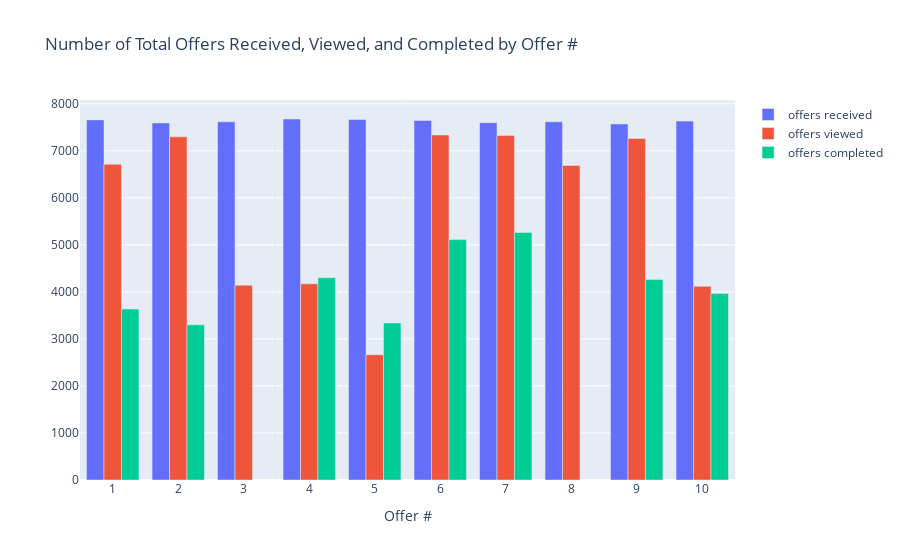

The cell this chart's notebook holds for it:
### Markdown cell above
#### How offer events are distributed
* Offers 6 and 7 saw the most completions
* There were more users that completed offers 4 and 5 than users that viewed them

### Code cell
received_count = pd.DataFrame(transcript_df[transcript_df['event']=='offer_received'].groupby('offer_id')['event'].count())
received_count = received_count.rename(columns={'event':'count'})
received_count = received_count.merge(portfolio[['id', 'offer_num']], how='left', left_on='offer_id', right_on='id')

viewed_count = pd.DataFrame(transcript_df[transcript_df['event']=='offer_viewed'].groupby('offer_id')['event'].count())
viewed_count = viewed_count.rename(columns={'event':'count'})
viewed_count = viewed_count.merge(portfolio[['id', 'offer_num']], how='left', left_on='offer_id', right_on='id')

completed_count = pd.DataFrame(transcript_df[transcript_df['event']=='offer_completed'].groupby('offer_id')['event'].count())
completed_count = completed_count.rename(columns={'event':'count'})
completed_count = completed_count.merge(portfolio[['id', 'offer_num']], how='left', left_on='offer_id', right_on='id')


data =  [
    go.Bar(x=received_count['offer_num'], y=received_count['count'], name='offers received'),
    go.Bar(x=viewed_count['offer_num'], y=viewed_count['count'], name='offers viewed'),
    go.Bar(x=completed_count['offer_num'], y=completed_count['count'], name='offers completed'),
]
layout = dict(
    title='Number of Total Offers Received, Viewed, and Completed by Offer #',
    xaxis=dict(
        title='Offer #',
        tickmode='linear')    
)
    
fig = go.Figure(data, layout)
fig.show()

### Figure 1 — Plotly figure (JSON) as saved in the notebook; plotly's stock layout.template omitted (floating-point values rounded to 4 significant figures)
{"data": [{"name": "offers received", "type": "bar", "x": [5, 6, 10, 3, 2, 8, 4, 1, 9, 7], "y": [7668, 7646, 7632, 7617, 7593, 7618, 7677, 7658, 7571, 7597]}, {"name": "offers viewed", "type": "bar", "x": [5, 6, 10, 3, 2, 8, 4, 1, 9, 7], "y": [2663, 7337, 4118, 4144, 7298, 6687, 4171, 6716, 7264, 7327]}, {"name": "offers completed", "type": "bar", "x": [5, 6, 10, 2, 4, 1, 9, 7], "y": [3340, 5112, 3964, 3301, 4303, 3635, 4262, 5265]}], "layout": {"title": {"text": "Number of Total Offers Received, Viewed, and Completed by Offer #"}, "xaxis": {"tickmode": "linear", "title": {"text": "Offer #"}}}}
